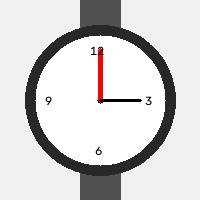
#> input picture Lab Experiments/inputs/watch.jpg, 200 x 200 px
$ python Exp_31_Recognise_Watch.py
#> lines starting #> are read from the running program, lines starting #| are printed output that depends on the picture
"""
Experiment 31: Recognise watch from the given image by general Object recognition using OpenCV
Description: Detect keypoints and descriptors using ORB, match features using Brute-Force Matcher
             with Hamming distance, filter matches, and draw a bounding box around the localized watch.
"""
import cv2
import numpy as np
import os
import sys

def main():
    template_path = os.path.join("inputs", "watch.jpg")
    scene_path = os.path.join("inputs", "scene_with_watch.jpg")
    output_path = os.path.join("outputs", "Exp_31_Watch_Recognition.jpg")

    # Load the template (object to recognize) and scene (containing the object)
    template_img = cv2.imread(template_path)
#> template_img is the input picture: shape (200, 200, 3); mean B, G, R 210.5, 210.6, 211.9
    scene_img = cv2.imread(scene_path)
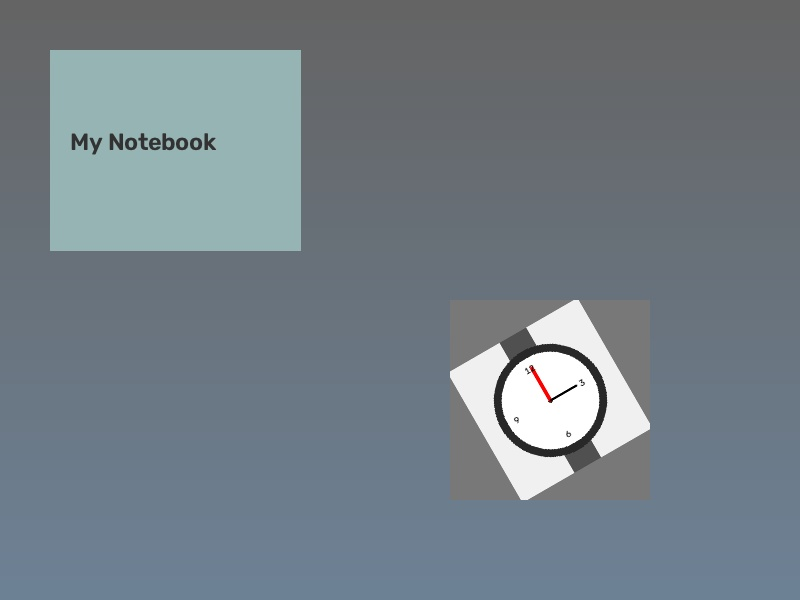
#> input picture Lab Experiments/inputs/scene_with_watch.jpg, 800 x 600 px
#> scene_img is the input picture: shape (600, 800, 3); mean B, G, R 134.5, 126.2, 114.8

    if template_img is None or scene_img is None:
        print("Error: Could not load watch template or scene image.")
        return

    # Convert images to grayscale
    gray_template = cv2.cvtColor(template_img, cv2.COLOR_BGR2GRAY)
    gray_scene = cv2.cvtColor(scene_img, cv2.COLOR_BGR2GRAY)
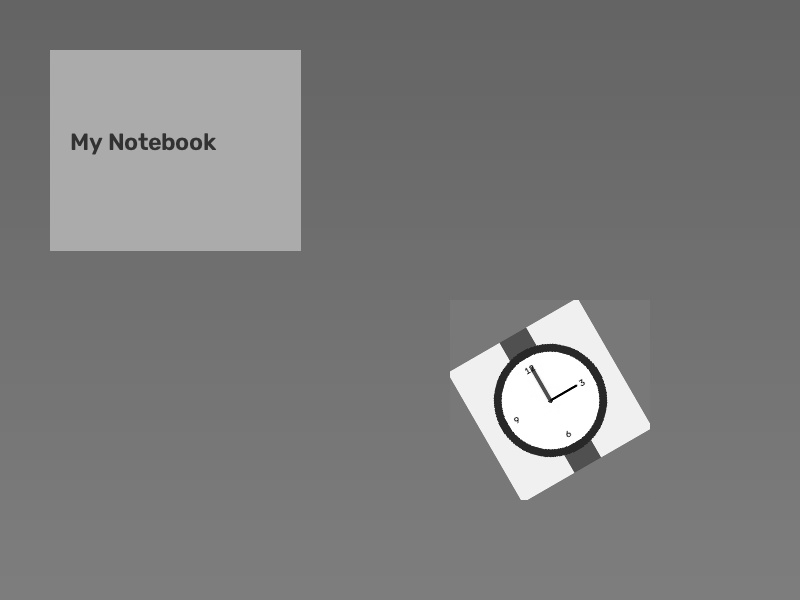
#> gray_scene: shape (600, 800); min 0, max 255, mean 123.7

    # Initialize ORB detector
    orb = cv2.ORB_create(nfeatures=2000)

    # Find keypoints and descriptors
    kp_template, desc_template = orb.detectAndCompute(gray_template, None)
#> kp_template = 134 keypoints; strongest (x, y, size): (148, 100, 31), (101, 99, 31), (50, 100, 31), (98, 154, 31)
    kp_scene, desc_scene = orb.detectAndCompute(gray_scene, None)
#> kp_scene = 865 keypoints; strongest (x, y, size): (550, 400, 31), (552, 399, 31), (550, 401, 37.2), (552, 396, 31)

    if desc_template is None or desc_scene is None:
        print("Error: ORB features could not be calculated.")
        return

    # Initialize Brute-Force matcher with Hamming distance
    bf = cv2.BFMatcher(cv2.NORM_HAMMING, crossCheck=True)

    # Match descriptors
    matches = bf.match(desc_template, desc_scene)
#> matches = 54 matches
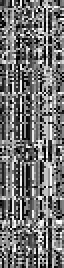
#> desc_template: shape (134, 32) (shown 2 times larger); min 0, max 255, mean 113.6

    # Sort matches by distance (best first)
    matches = sorted(matches, key=lambda x: x.distance)

    # Display the matched points
    matched_img = cv2.drawMatches(template_img, kp_template, scene_img, kp_scene, matches[:40], None, flags=cv2.DrawMatchesFlags_NOT_DRAW_SINGLE_POINTS)
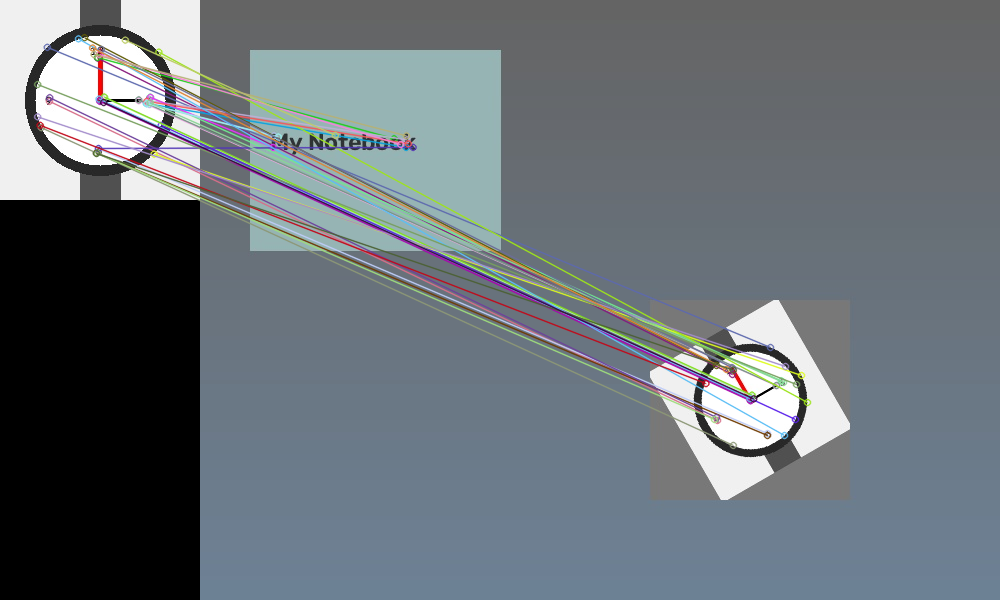
#> matched_img: shape (600, 1000, 3); mean B, G, R 120.1, 113.8, 105.6

    # Find Homography to locate template boundary in the scene
    src_pts = np.float32([kp_template[m.queryIdx].pt for m in matches[:50]]).reshape(-1, 1, 2)
#> src_pts = 50 rows, first 8: [138.2, 100.2], [46.8, 46.8], [97.2, 57.6], [160.8, 124.8], [149.8, 96.48], [48.96, 100.8], [153.6, 153.6], [138.2, 99.36]
    dst_pts = np.float32([kp_scene[m.trainIdx].pt for m in matches[:50]]).reshape(-1, 1, 2)
#> dst_pts = 50 rows, first 8: [576, 385.2], [570, 347], [532, 374], [595, 419], [580.8, 380.4], [517, 420], [601, 375], [576, 385]

    H, mask = cv2.findHomography(src_pts, dst_pts, cv2.RANSAC, 5.0)
#> H = [[0.94, -0.0313, 447.4], [-0.145, 0.315, 372.9], [0.000557, -0.000789, 1]]; mask = 50 values, max 1 at index 0, min 0 at index 1, mean 0.44

    if H is not None:
        h, w = template_img.shape[:2]
#> h = 200; w = 200
        pts = np.float32([[0, 0], [0, h - 1], [w - 1, h - 1], [w - 1, 0]]).reshape(-1, 1, 2)
#> pts = [[0, 0], [0, 199], [199, 199], [199, 0]]
        dst_corners = cv2.perspectiveTransform(pts, H)
#> dst_corners = [[447.4, 372.9], [523.4, 516.7], [658.7, 426.5], [571.2, 309.8]]

        recognition_result = scene_img.copy()
        cv2.polylines(recognition_result, [np.int32(dst_corners)], True, (0, 0, 255), 4)
        cv2.putText(recognition_result, "WATCH RECOGNIZED", (int(dst_corners[0][0][0]), int(dst_corners[0][0][1]) - 10),
                    cv2.FONT_HERSHEY_SIMPLEX, 0.7, (0, 0, 255), 2, cv2.LINE_AA)
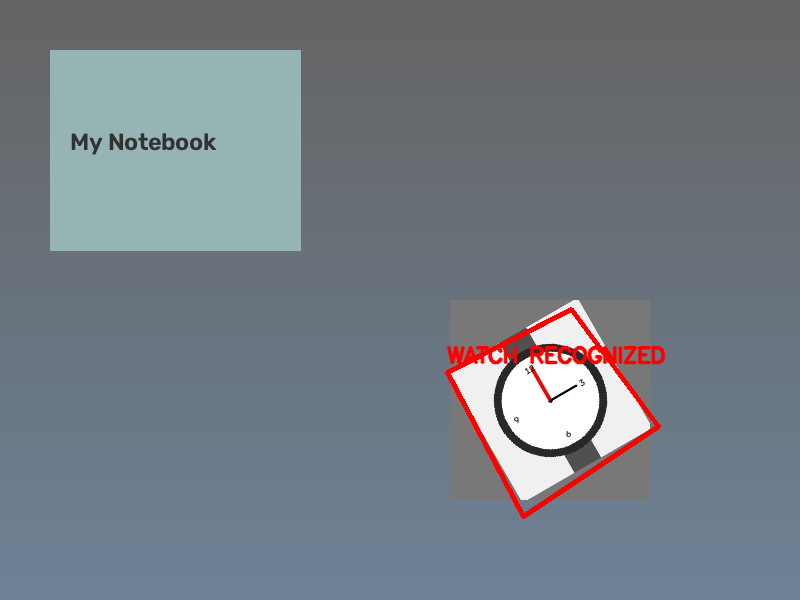
#> recognition_result: shape (600, 800, 3); mean B, G, R 132.9, 124.6, 115.9
    else:
        print("Could not compute homography.")
        recognition_result = scene_img

    # Save results
    os.makedirs("outputs", exist_ok=True)
    cv2.imwrite(output_path, recognition_result)
    print(f"Watch Recognition result saved to: {output_path}")

    # Display results
    headless = os.environ.get("CV_HEADLESS", "0") == "1" or not sys.stdin.isatty()
    if not headless:
        try:
            cv2.imshow("ORB Matches", matched_img)
            if H is not None:
                cv2.imshow("Watch Detected in Scene", recognition_result)
            print("Press any key in the image window to close.")
            cv2.waitKey(0)
            cv2.destroyAllWindows()
        except Exception as e:
            print(f"Display not available: {e}")
    else:
        print("Running in headless mode. Skipping display window.")

if __name__ == "__main__":
    main()
